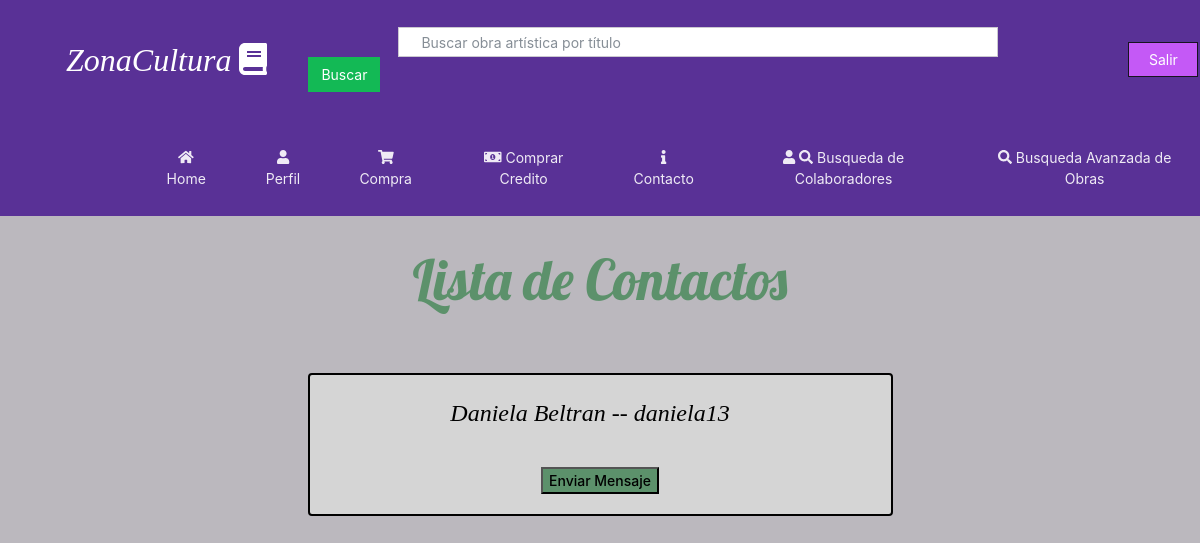
The app's page /Contacto (signed in) with its own data.
### homePage/models.py (models this page shows, shortened)
class infousuario(models.Model):
	cuantaCerrada=models.BooleanField(default=False)
	tieneCuentaActivada=models.BooleanField(default=True)
	balance= models.IntegerField(default=0,validators=[MinValueValidator(50)])
	user= models.OneToOneField (User,on_delete=models.CASCADE)
	descripcion=models.TextField(max_length=130, default="",blank=True, null=True)
	aficiones= models.ForeignKey(competencias,on_delete=models.CASCADE,null=True)
	es_CreadorDeContenido= models.BooleanField(default=False)
	profile_img=models.ImageField(upload_to='images/profile/',default='images/profile/perfilb.jpg',null=False,blank=False)
	es_Colaborador= models.BooleanField(default=False)
	numeroTelefono=models.PositiveIntegerField(blank=True, null=True, validators=[MinValueValidator(1000000),MaxValueValidator(9999999999)])

### homePage/views.py (the view)
@login_required(login_url='/')
def vistaContactos(request):
	if request.GET.get('Salir'):
		logout(request)
		return redirect('/')
	infoContactos=[]
	hayContactos=True;
	listaContactos=Contactos.objects.filter(Activo=request.user)
	for q in listaContactos:
		p=infousuario.objects.get(user = q.Pasivo)
		infoContactos.append(p)
	if len(listaContactos) ==0 :
		print("no hay Contactos")
		hayContactos=False
	for contactos in infoContactos:
			aux1=""+str(contactos.user.pk)
			aux1=aux1.strip()
			if request.GET.get(aux1) is not None:
				print('Encontro articulo')
				url= '/EnviarMensaje/'+aux1
				print("ava",url)
				return redirect(url)
	return render(request,'verContactos.html',{'infoContactos':infoContactos,'hayContactos':hayContactos})

### homePage/templates/verContactos.html (shortened to what this page needs)
{% extends 'plantillaGeneral.html' %}
{% block extrahead %}
<link rel="stylesheet" href="/static/css/perfil.css">
{% endblock %}
{% block content %}
<h1 class="heading">Lista de Contactos</h1>
{% if hayContactos == True%}
<div class="row">
	<div class="col col-3"></div>
	<div class="col col-6">
		<div class="container-7 conteiner">
			<center>
				{% for infoContacto in infoContactos %}
				<font face="Trebuchet MS" size="5"><em><p> {{infoContacto.user.first_name}} {{infoContacto.user.last_name}} -- {{infoContacto.user.username}}</em></p></font>
					<form method="get">
             	 <input type="submit" value="Enviar Mensaje"  name="{{infoContacto.user.pk}}" id="Comprar2">
        		</form>
	{%endfor%}
		</center>
		</div>
	</div>
{% endif %}
{% endblock %}

### homePage/static/css/perfil.css (style rules this page uses)
.heading { text-align: center; margin-top: 30px; margin-bottom: 60px; position: relative; font-family: 'Lobster', cursive; color: #5C916B; font-size: 4em; }
.container-7 { padding-top: 20px; padding-bottom: 20px; padding-right: 50px; padding-left: 30px; margin-right: 0px; margin-bottom: 50px; border-style: solid; border-width: 2px; border-color: black; border-radius: 4px; color: #000; background-color: #D5D5D5; }
#Comprar2 { margin-left: 20px; margin-top: 20px; background-color: #5C916B; font-weight: 500; }

### homePage/static/css/paginahome.css (style rules this page uses)
body { background-color: #BBB8BE; }

### records on screen
infousuario: user.first_name "Daniela", user.last_name "Beltran", user.username "daniela13"
